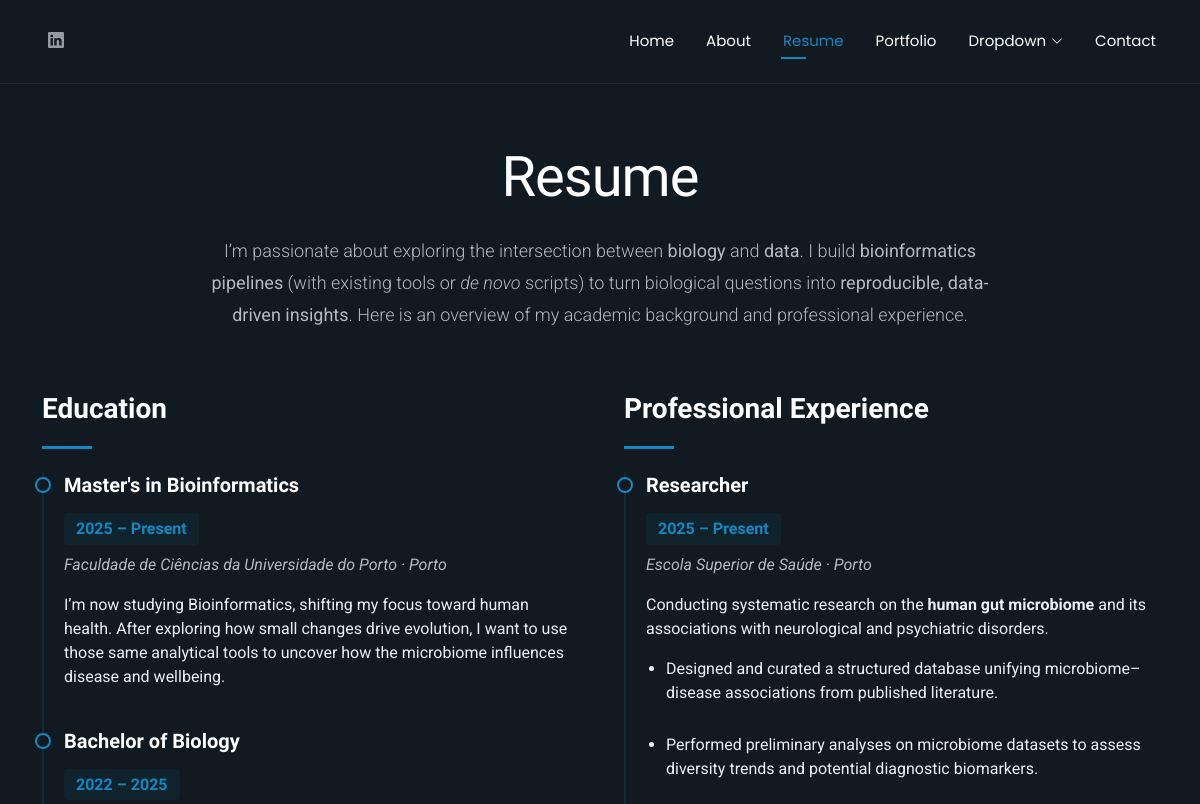
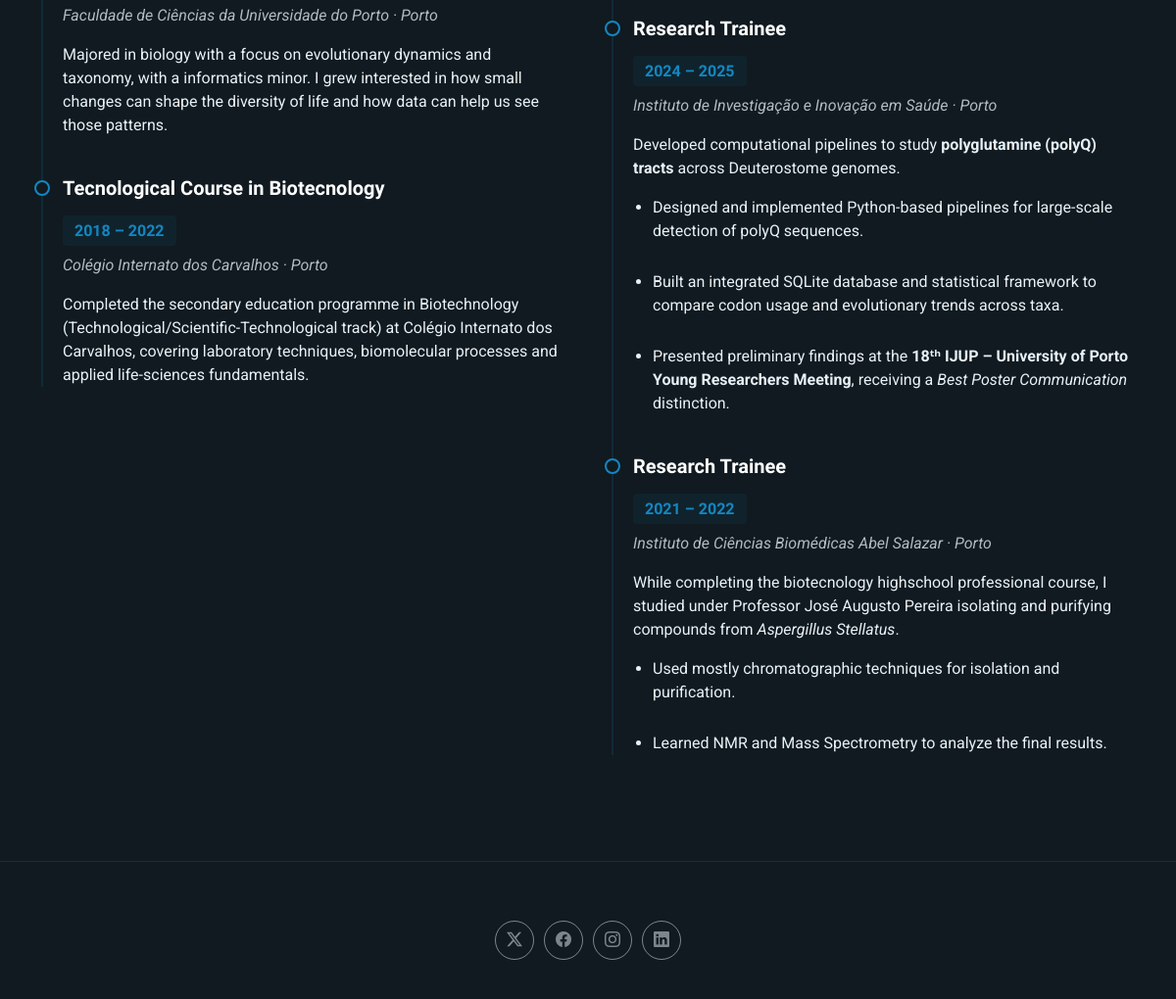
Screenshot of /resume/ with the database file from the repository (2 pictures, top to bottom).
### main/models.py (models this page shows, shortened)
class Education(models.Model):
    title = models.CharField(max_length=200)
    institution = models.CharField(max_length=200)
    location = models.CharField(max_length=200, blank=True)
    start_year = models.PositiveIntegerField()
    end_year = models.PositiveIntegerField(null=True, blank=True)  # null => Present
    blurb = models.TextField(blank=True)
    order = models.PositiveIntegerField(default=0)
    class Meta:
        ordering = ["order", "-start_year"]

class Experience(models.Model):
    role = models.CharField(max_length=200)
    company = models.CharField(max_length=200)
    location = models.CharField(max_length=200, blank=True)
    start_year = models.PositiveIntegerField()
    end_year = models.PositiveIntegerField(null=True, blank=True)  # null => Present
    blurb = models.TextField(blank=True)
    order = models.PositiveIntegerField(default=0)
    class Meta:
        ordering = ["order", "-start_year"]

class ExperienceBullet(models.Model):
    experience = models.ForeignKey(
        Experience, on_delete=models.CASCADE, related_name="bullets"
    )
    text = models.CharField(max_length=300)
    order = models.PositiveIntegerField(default=0)
    class Meta:
        ordering = ["order", "id"]

### main/views.py (the view)
# urls.py: path("resume/", views.resume, name="resume"),
def resume(request):
    ctx = {
        "educations": Education.objects.all(),
        "experiences": Experience.objects.prefetch_related("bullets").all(),
    }
    return render(request, "resume.html", ctx)

### main/templatetags/markdown_extras.py (called while the page is built)
@register.filter
def markdownify(text):
    if not text:
        return ""
    html = markdown2.markdown(text)
    clean = bleach.clean(
        html,
        tags=["p", "em", "strong", "a", "ul", "ol", "li", "br"],
        attributes={"a": ["href", "title", "target"]},
    )
    return clean

### main/templates/resume.html (shortened to what this page needs)
{% extends "base.html" %}
{% load static %}
{% load markdown_extras %}
{% block body_class %}resume-page{% endblock %}
{% block content %}
<section id="resume" class="resume section">
  <div class="container section-title" data-aos="fade-up">
    <h2>Resume</h2>
    <p class="lead mb-0">
      I’m passionate about exploring the intersection between <strong>biology</strong> and <strong>data</strong>. I build
      <strong>bioinformatics pipelines</strong> (with existing tools or <em>de&nbsp;novo</em> scripts) to turn biological questions
      into <strong>reproducible, data-driven insights</strong>. Here is an overview of my academic background and professional experience.
    </p>
  </div>
  <div class="container" data-aos="fade-up" data-aos-delay="100">
    <div class="row g-5">
      <div class="col-lg-6">
        <div class="resume-item" data-aos="fade-up">
          <h3 class="resume-title">Education</h3>
          <div class="resume-content">
            {% if educations %}
              {% for edu in educations %}
                <article class="education-item">
                  <h4>{{ edu.title }}</h4>
                  <h5 class="resume-year">
                    <span class="year-range">{{ edu.start_year }} – {{ edu.end_year|default:"Present" }}</span></h5>
                  <p class="institution"><em>{{ edu.institution }}                    {% if edu.location %}
                      <span class=" location">· {{ edu.location }}</span>
                    {% endif %}</em></p>
                  {% if edu.blurb %}
                    <p>{{ edu.blurb|linebreaksbr }}</p>
                  {% endif %}
                </article>
              {% endfor %}
            {% else %}
              <p class="text-body-secondary">No education entries yet.</p>
            {% endif %}
          </div>
        </div>
      </div>
      <div class="col-lg-6">
        <div class="resume-item" data-aos="fade-up" data-aos-delay="100">
          <h3 class="resume-title">Professional Experience</h3>
          <div class="resume-content">
            {% if experiences %}
              {% for exp in experiences %}
                <article class="experience-item">
                  <h4>{{ exp.role }}</h4>
                  <h5>
                    {{ exp.start_year }} – {{ exp.end_year|default:"Present" }}
                  </h5>
                  <p class="company"><em>{{ exp.company }} {% if exp.location %} · <span class="company">{{ exp.location }}</span>{% endif %}</em></p>
                  {% if exp.blurb %}
                    <p>{{ exp.blurb|markdownify|safe }}</p>
                  {% endif %}
                  {% if exp.bullets.all %}
                    {% if exp.bullets.all|length %}
                      <ul>
                        {% for b in exp.bullets.all %}
                          <li>{{ b.text|markdownify|safe }}</li>
                        {% endfor %}
                      </ul>
                    {% endif %}
                  {% endif %}
                </article>
              {% endfor %}
            {% else %}
              <p class="text-body-secondary">No experience entries yet.</p>
            {% endif %}
          </div>
        </div>
      </div>
    </div>
  </div>
</section>
{% endblock %}

### main/static/assets/css/main.css (style rules this page uses)
:root { --default-font: "Roboto", system-ui, -apple-system, "Segoe UI", Roboto, "Helvetica Neue", Arial, "Noto Sans", "Liberation Sans", sans-serif, "Apple Color Emoji", "Segoe UI Emoji", "Segoe UI Symbol", "Noto Color Emoji"; --heading-font: "Raleway", sans-serif; --nav-font: "Poppins", sans-serif; }
:root { --background-color: #101a20; --default-color: #e7f2f7; --heading-color: #ffffff; --accent-color: #1387c1; --surface-color: #141f26; --contrast-color: #ffffff; }
:root { --nav-color: #ffffff; --nav-hover-color: #1387c1; --nav-mobile-background-color: #213642; --nav-dropdown-background-color: #051117; --nav-dropdown-color: #e7f2f7; --nav-dropdown-hover-color: #1387c1; }
:root { scroll-behavior: smooth; }
body { color: var(--default-color); background-color: var(--background-color); font-family: var(--default-font); }
h1, h2, h3, h4, h5, h6 { color: var(--heading-color); font-family: var(--heading-font); }
section, .section { color: var(--default-color); background-color: var(--background-color); padding: 60px 0; scroll-margin-top: 100px; overflow: clip; }
.section-title { text-align: center; padding-bottom: 60px; position: relative; }
.section-title h2 { font-size: 3.5rem; font-weight: 400; line-height: 1.2; color: var(--heading-color); margin-bottom: 1.5rem; letter-spacing: -1px; }
.section-title p { font-size: 1.125rem; line-height: 1.8; color: color-mix(in srgb, var(--default-color), transparent 25%); max-width: 900px; margin: 0 auto; text-wrap: balance; }
.resume .resume-item { margin-bottom: 3rem; }
.resume .resume-item .resume-title { font-size: 1.75rem; font-weight: 700; margin-bottom: 1.5rem; padding-bottom: 1.5rem; position: relative; color: var(--heading-color); }
.resume .resume-item .resume-title::after { content: ""; position: absolute; display: block; width: 50px; height: 3px; background: var(--accent-color); bottom: 0; left: 0; }
.resume .resume-item .resume-content { padding-left: 1.25rem; border-left: 2px solid color-mix(in srgb, var(--accent-color), transparent 85%); }
.resume .resume-item article { position: relative; margin-bottom: 2.5rem; }
.resume .resume-item article::before { content: ""; position: absolute; width: 16px; height: 16px; border-radius: 50%; left: -1.8rem; top: 0.25rem; background: var(--background-color); border: 2px solid var(--accent-color); }
.resume .resume-item article h4 { font-size: 1.25rem; font-weight: 600; margin-bottom: 0.5rem; color: var(--heading-color); }
.resume .resume-item article h5 { font-size: 1rem; background: color-mix(in srgb, var(--accent-color), transparent 92%); padding: 0.375rem 0.75rem; display: inline-block; font-weight: 600; margin: 0.5rem 0; color: var(--accent-color); border-radius: 4px; }
.resume .resume-item article .institution, .resume .resume-item article .company { font-size: 1rem; margin-bottom: 1rem; color: color-mix(in srgb, var(--default-color), transparent 25%); }
.resume .resume-item article p { margin-bottom: 1rem; }
.resume .resume-item article ul { padding-left: 1.25rem; margin-bottom: 0; }
.resume .resume-item article ul li { padding-bottom: 0.75rem; position: relative; }
.resume .resume-item article ul li:last-child { padding-bottom: 0; }

### main/templates/base.html (style rules this page uses)
html, body { background-color:var(--bs-body-bg); color:var(--bs-body-color); }
.section, .container, .main, .footer { background:transparent !important; }

### rows the page displays
Education: title "Master's in Bioinformatics", start_year "2025", end_year "Present", institution "Faculdade de Ciências da Universidade do Porto", location "Porto", blurb "I’m now studying Bioinformatics, shifting my focus toward human health. After exploring how small changes drive evolution, I want to use those same analytical tools to uncover how the microbiome influences disease and wellbeing."
Education: title "Bachelor of Biology", start_year "2022", end_year "2025", institution "Faculdade de Ciências da Universidade do Porto", location "Porto", blurb "Majored in biology with a focus on evolutionary dynamics and taxonomy, with a informatics minor. I grew interested in how small changes can shape the diversity of life and how data can help us see those patterns."
Education: title "Tecnological Course in Biotecnology", start_year "2018", end_year "2022", institution "Colégio Internato dos Carvalhos", location "Porto", blurb "Completed the secondary education programme in Biotechnology (Technological/Scientific-Technological track) at Colégio Internato dos Carvalhos, covering laboratory techniques, biomolecular processes and applied life-sciences fundamentals."
Experience: role "Researcher", start_year "2025", end_year "Present", company "Escola Superior de Saúde", location "Porto", blurb "Conducting systematic research on the human gut microbiome and its associations with neurological and psychiatric disorders."
ExperienceBullet: text "Designed and curated a structured database unifying microbiome–disease associations from published literature."
ExperienceBullet: text "Performed preliminary analyses on microbiome datasets to assess diversity trends and potential diagnostic biomarkers."
Experience: role "Research Trainee", start_year "2024", end_year "2025", company "Instituto de Investigação e Inovação em Saúde", location "Porto", blurb "Developed computational pipelines to study polyglutamine (polyQ) tracts across Deuterostome genomes."
ExperienceBullet: text "Designed and implemented Python-based pipelines for large-scale detection of polyQ sequences."
ExperienceBullet: text "Built an integrated SQLite database and statistical framework to compare codon usage and evolutionary trends across taxa."
ExperienceBullet: text "Presented preliminary findings at the 18ᵗʰ IJUP – University of Porto Young Researchers Meeting , receiving a Best Poster Communication distinction."
Experience: role "Research Trainee", start_year "2021", end_year "2022", company "Instituto de Ciências Biomédicas Abel Salazar", location "Porto", blurb "While completing the biotecnology highschool professional course, I studied under Professor José Augusto Pereira isolating and purifying compounds from Aspergillus Stellatus ."
ExperienceBullet: text "Used mostly chromatographic techniques for isolation and purification."
ExperienceBullet: text "Learned NMR and Mass Spectrometry to analyze the final results."
